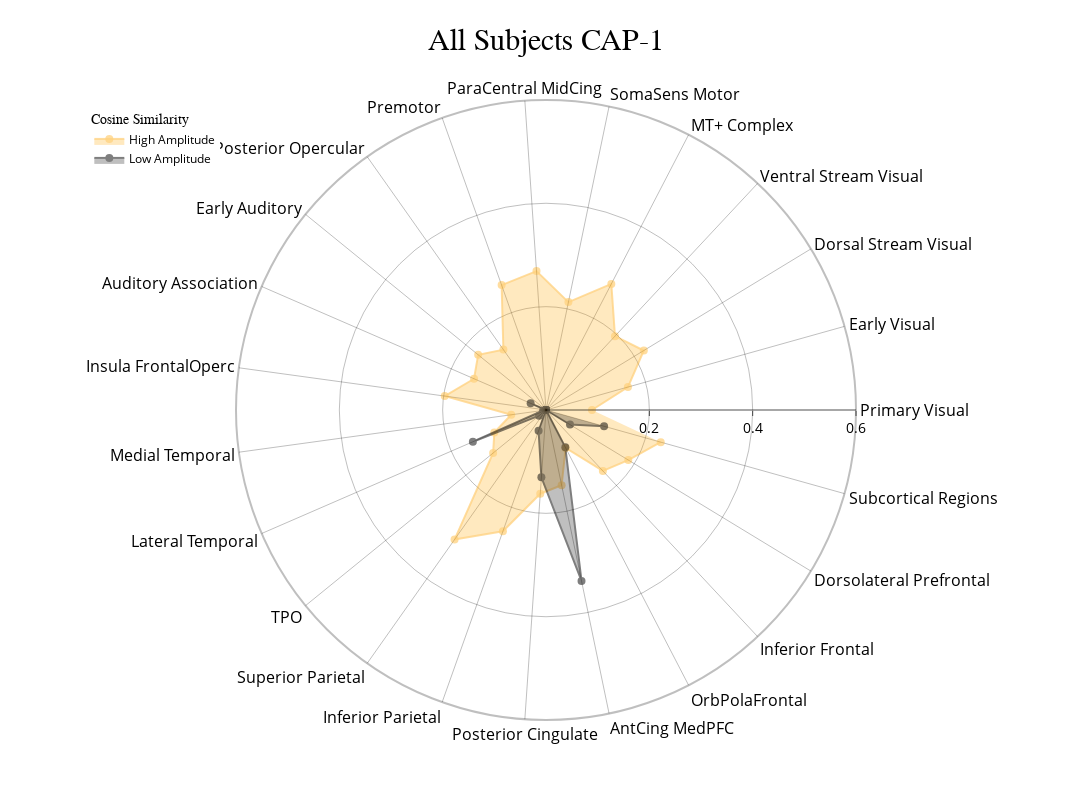
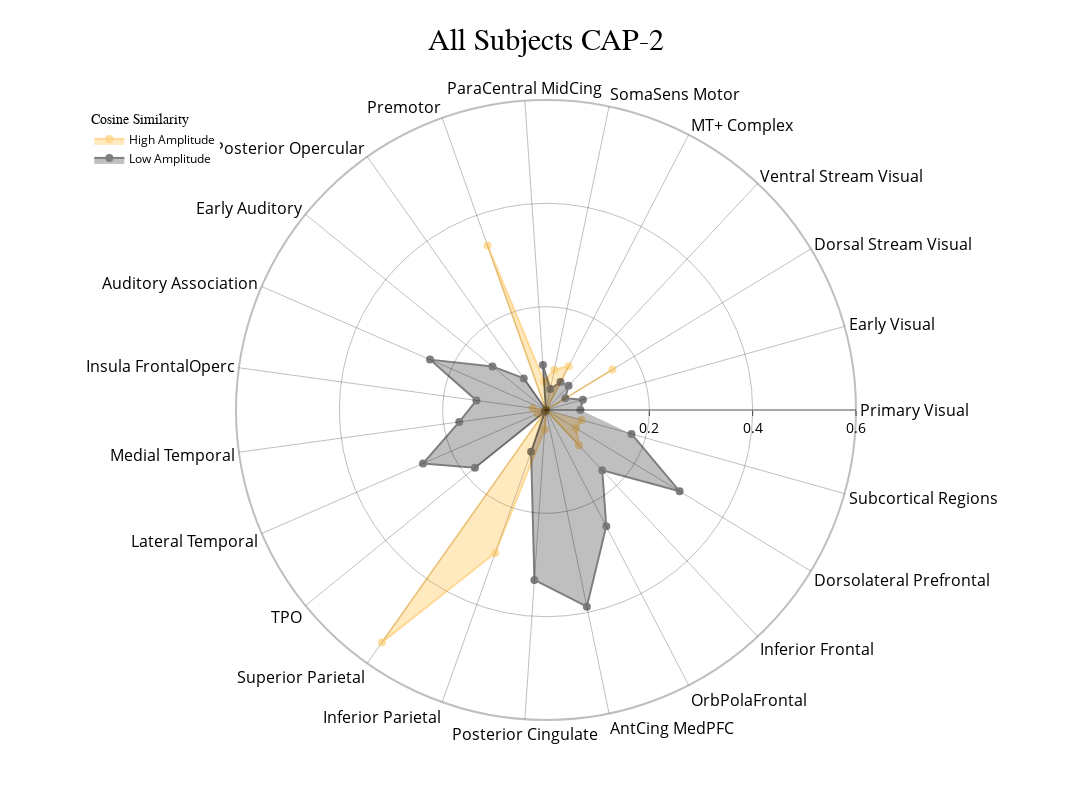
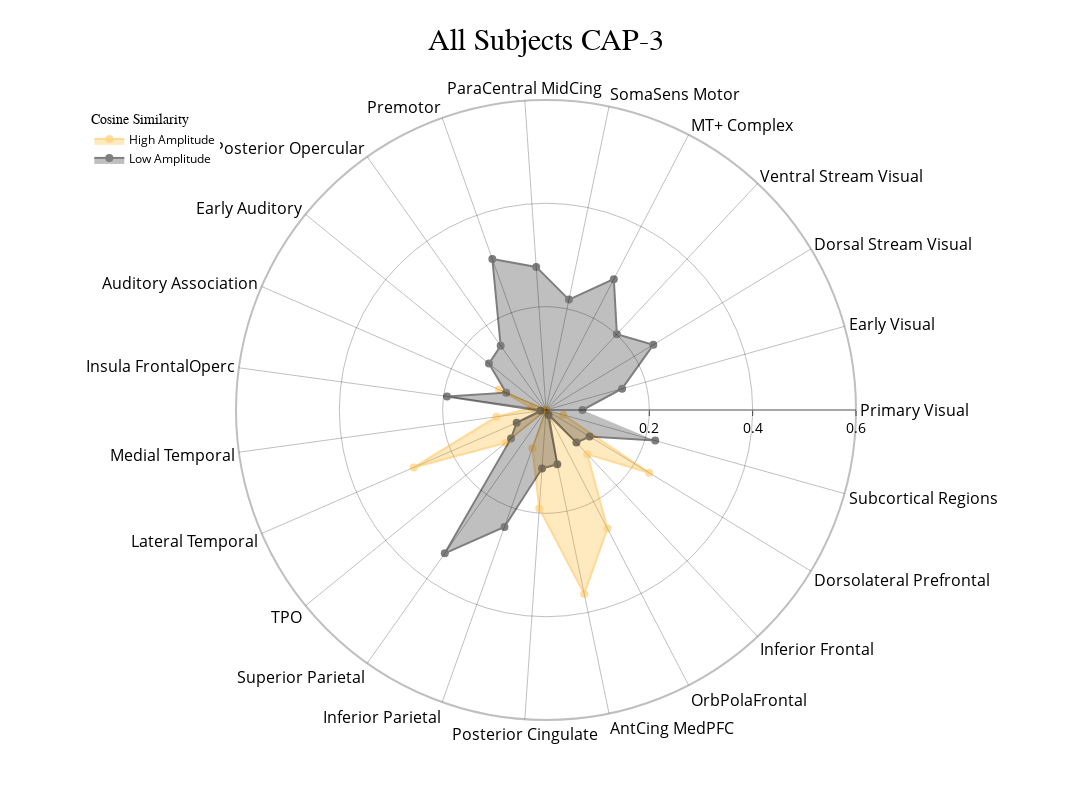
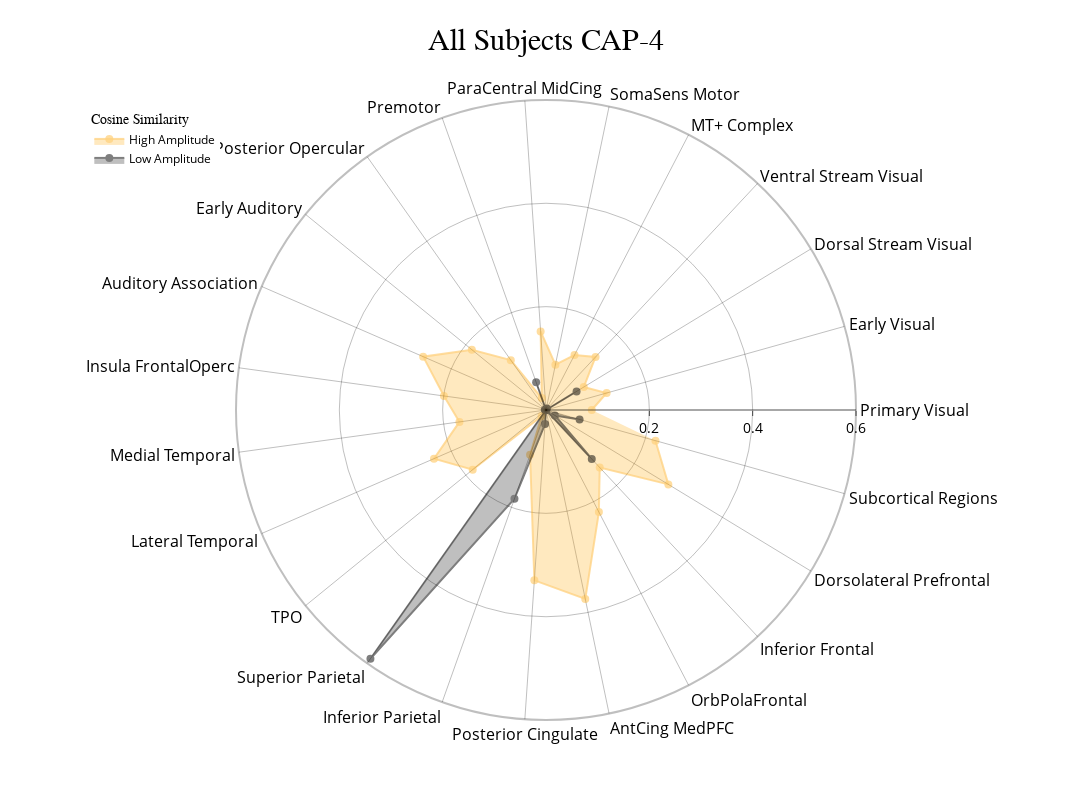

The notebook cell these images were saved under, in order:
### Code cell
radialaxis = {
    "showline": True,
    "linewidth": 2,
    "linecolor": "rgba(0, 0, 0, 0.25)",
    "gridcolor": "rgba(0, 0, 0, 0.25)",
    "ticks": "outside",
    "tickfont": {"size": 14, "color": "black"},
    "range": [0, 0.6],
    "tickvals": [0.2, "", 0.4, "", 0.6],
}

color_discrete_map = {"High Amplitude": "rgba(255, 165, 0, 0.75)", "Low Amplitude": "black"}

plot_kwargs = PlotDefaults.caps2radar()
plot_kwargs.update(
    dict(radialaxis=radialaxis, fill="toself", color_discrete_map=color_discrete_map)
)

cap_analysis.caps2radar(
    use_scatterpolar=True, output_dir=output_dir, plot_output_format="html", **plot_kwargs
)

### Figure 1 — Plotly figure (JSON) as saved in the notebook; plotly's stock layout.template omitted (floating-point values rounded to 4 significant figures)
{"data": [{"connectgaps": true, "fill": "toself", "line": {"color": "rgba(255, 165, 0, 0.75)", "width": 2}, "marker": {"color": "rgba(255, 165, 0, 0.75)", "size": 8}, "mode": "markers+lines", "name": "High Amplitude", "opacity": 0.5, "r": [0.08903, 0.1647, 0.2216, 0.1956, 0.2748, 0.2133, 0.2696, 0.2565, 0.1431, 0.1693, 0.1519, 0.1978, 0.06795, 0.1091, 0.1319, 0.3069, 0.2491, 0.1624, 0.1487, 0.08266, 0.1613, 0.1864, 0.2306], "theta": ["Primary Visual", "Early Visual", "Dorsal Stream Visual", "Ventral Stream Visual", "MT+ Complex", "SomaSens Motor", "ParaCentral MidCing", "Premotor", "Posterior Opercular", "Early Auditory", "Auditory Association", "Insula FrontalOperc", "Medial Temporal", "Lateral Temporal", "TPO", "Superior Parietal", "Inferior Parietal", "Posterior Cingulate", "AntCing MedPFC", "OrbPolaFrontal", "Inferior Frontal", "Dorsolateral Prefrontal", "Subcortical Regions"], "type": "scatterpolar"}, {"connectgaps": true, "fill": "toself", "line": {"color": "black", "width": 2}, "marker": {"color": "black", "size": 8}, "mode": "markers+lines", "name": "Low Amplitude", "opacity": 0.5, "r": [0, 0, 0, 0, 0, 0, 0, 0, 0, 0, 0.03242, 0, 0.005571, 0.1543, 0.0173, 0, 0.04285, 0.1307, 0.338, 0.08128, 0, 0.05434, 0.1168], "theta": ["Primary Visual", "Early Visual", "Dorsal Stream Visual", "Ventral Stream Visual", "MT+ Complex", "SomaSens Motor", "ParaCentral MidCing", "Premotor", "Posterior Opercular", "Early Auditory", "Auditory Association", "Insula FrontalOperc", "Medial Temporal", "Lateral Temporal", "TPO", "Superior Parietal", "Inferior Parietal", "Posterior Cingulate", "AntCing MedPFC", "OrbPolaFrontal", "Inferior Frontal", "Dorsolateral Prefrontal", "Subcortical Regions"], "type": "scatterpolar"}], "layout": {"height": 800, "legend": {"font": {"color": "black", "size": 12}, "title": {"font": {"family": "Times New Roman"}, "text": "Cosine Similarity"}, "x": 0.01, "xanchor": "left", "y": 0.99, "yanchor": "top"}, "polar": {"angularaxis": {"gridcolor": "rgba(0, 0, 0, 0.25)", "linecolor": "rgba(0, 0, 0, 0.25)", "linewidth": 2, "showline": true, "tickfont": {"color": "black", "size": 16}}, "bgcolor": "white", "radialaxis": {"gridcolor": "rgba(0, 0, 0, 0.25)", "linecolor": "rgba(0, 0, 0, 0.25)", "linewidth": 2, "range": [0, 0.6], "showline": true, "tickfont": {"color": "black", "size": 14}, "ticks": "outside", "tickvals": [0.2, "", 0.4, "", 0.6]}}, "showlegend": true, "title": {"font": {"color": "black", "family": "Times New Roman", "size": 30}, "text": "All Subjects CAP-1", "x": 0.5}, "width": 1200}}

### Figure 2 — Plotly figure (JSON) as saved in the notebook; plotly's stock layout.template omitted (floating-point values rounded to 4 significant figures)
{"data": [{"connectgaps": true, "fill": "toself", "line": {"color": "rgba(255, 165, 0, 0.75)", "width": 2}, "marker": {"color": "rgba(255, 165, 0, 0.75)", "size": 8}, "mode": "markers+lines", "name": "High Amplitude", "opacity": 0.5, "r": [0, 0, 0.1505, 0, 0.09528, 0.07964, 0.05541, 0.3379, 0, 0, 0, 0.02625, 0, 0.01764, 0, 0.5506, 0.2936, 0.03793, 0, 0, 0.09339, 0.06802, 0.07133], "theta": ["Primary Visual", "Early Visual", "Dorsal Stream Visual", "Ventral Stream Visual", "MT+ Complex", "SomaSens Motor", "ParaCentral MidCing", "Premotor", "Posterior Opercular", "Early Auditory", "Auditory Association", "Insula FrontalOperc", "Medial Temporal", "Lateral Temporal", "TPO", "Superior Parietal", "Inferior Parietal", "Posterior Cingulate", "AntCing MedPFC", "OrbPolaFrontal", "Inferior Frontal", "Dorsolateral Prefrontal", "Subcortical Regions"], "type": "scatterpolar"}, {"connectgaps": true, "fill": "toself", "line": {"color": "black", "width": 2}, "marker": {"color": "black", "size": 8}, "mode": "markers+lines", "name": "Low Amplitude", "opacity": 0.5, "r": [0.06659, 0.0741, 0.04363, 0.06391, 0.06113, 0.04129, 0.08711, 0, 0.07478, 0.1336, 0.2448, 0.1359, 0.1693, 0.2594, 0.1773, 0.003957, 0.08594, 0.3296, 0.3887, 0.2535, 0.1595, 0.3027, 0.1718], "theta": ["Primary Visual", "Early Visual", "Dorsal Stream Visual", "Ventral Stream Visual", "MT+ Complex", "SomaSens Motor", "ParaCentral MidCing", "Premotor", "Posterior Opercular", "Early Auditory", "Auditory Association", "Insula FrontalOperc", "Medial Temporal", "Lateral Temporal", "TPO", "Superior Parietal", "Inferior Parietal", "Posterior Cingulate", "AntCing MedPFC", "OrbPolaFrontal", "Inferior Frontal", "Dorsolateral Prefrontal", "Subcortical Regions"], "type": "scatterpolar"}], "layout": {"height": 800, "legend": {"font": {"color": "black", "size": 12}, "title": {"font": {"family": "Times New Roman"}, "text": "Cosine Similarity"}, "x": 0.01, "xanchor": "left", "y": 0.99, "yanchor": "top"}, "polar": {"angularaxis": {"gridcolor": "rgba(0, 0, 0, 0.25)", "linecolor": "rgba(0, 0, 0, 0.25)", "linewidth": 2, "showline": true, "tickfont": {"color": "black", "size": 16}}, "bgcolor": "white", "radialaxis": {"gridcolor": "rgba(0, 0, 0, 0.25)", "linecolor": "rgba(0, 0, 0, 0.25)", "linewidth": 2, "range": [0, 0.6], "showline": true, "tickfont": {"color": "black", "size": 14}, "ticks": "outside", "tickvals": [0.2, "", 0.4, "", 0.6]}}, "showlegend": true, "title": {"font": {"color": "black", "family": "Times New Roman", "size": 30}, "text": "All Subjects CAP-2", "x": 0.5}, "width": 1200}}

### Figure 3 — Plotly figure (JSON) as saved in the notebook; plotly's stock layout.template omitted (floating-point values rounded to 4 significant figures)
{"data": [{"connectgaps": true, "fill": "toself", "line": {"color": "rgba(255, 165, 0, 0.75)", "width": 2}, "marker": {"color": "rgba(255, 165, 0, 0.75)", "size": 8}, "mode": "markers+lines", "name": "High Amplitude", "opacity": 0.5, "r": [0, 0, 0, 0, 0, 0, 0, 0, 0, 0, 0.09927, 0.02846, 0.09672, 0.2792, 0.101, 0, 0.07881, 0.1912, 0.3637, 0.2585, 0.1175, 0.2337, 0.03467], "theta": ["Primary Visual", "Early Visual", "Dorsal Stream Visual", "Ventral Stream Visual", "MT+ Complex", "SomaSens Motor", "ParaCentral MidCing", "Premotor", "Posterior Opercular", "Early Auditory", "Auditory Association", "Insula FrontalOperc", "Medial Temporal", "Lateral Temporal", "TPO", "Superior Parietal", "Inferior Parietal", "Posterior Cingulate", "AntCing MedPFC", "OrbPolaFrontal", "Inferior Frontal", "Dorsolateral Prefrontal", "Subcortical Regions"], "type": "scatterpolar"}, {"connectgaps": true, "fill": "toself", "line": {"color": "black", "width": 2}, "marker": {"color": "black", "size": 8}, "mode": "markers+lines", "name": "Low Amplitude", "opacity": 0.5, "r": [0.07063, 0.1529, 0.2431, 0.2009, 0.2853, 0.2183, 0.2776, 0.3102, 0.1521, 0.1423, 0.08401, 0.1934, 0.01086, 0.06184, 0.0872, 0.3397, 0.2403, 0.1135, 0.1073, 0.0109, 0.08634, 0.09873, 0.2195], "theta": ["Primary Visual", "Early Visual", "Dorsal Stream Visual", "Ventral Stream Visual", "MT+ Complex", "SomaSens Motor", "ParaCentral MidCing", "Premotor", "Posterior Opercular", "Early Auditory", "Auditory Association", "Insula FrontalOperc", "Medial Temporal", "Lateral Temporal", "TPO", "Superior Parietal", "Inferior Parietal", "Posterior Cingulate", "AntCing MedPFC", "OrbPolaFrontal", "Inferior Frontal", "Dorsolateral Prefrontal", "Subcortical Regions"], "type": "scatterpolar"}], "layout": {"height": 800, "legend": {"font": {"color": "black", "size": 12}, "title": {"font": {"family": "Times New Roman"}, "text": "Cosine Similarity"}, "x": 0.01, "xanchor": "left", "y": 0.99, "yanchor": "top"}, "polar": {"angularaxis": {"gridcolor": "rgba(0, 0, 0, 0.25)", "linecolor": "rgba(0, 0, 0, 0.25)", "linewidth": 2, "showline": true, "tickfont": {"color": "black", "size": 16}}, "bgcolor": "white", "radialaxis": {"gridcolor": "rgba(0, 0, 0, 0.25)", "linecolor": "rgba(0, 0, 0, 0.25)", "linewidth": 2, "range": [0, 0.6], "showline": true, "tickfont": {"color": "black", "size": 14}, "ticks": "outside", "tickvals": [0.2, "", 0.4, "", 0.6]}}, "showlegend": true, "title": {"font": {"color": "black", "family": "Times New Roman", "size": 30}, "text": "All Subjects CAP-3", "x": 0.5}, "width": 1200}}

### Figure 4 — Plotly figure (JSON) as saved in the notebook; plotly's stock layout.template omitted (floating-point values rounded to 4 significant figures)
{"data": [{"connectgaps": true, "fill": "toself", "line": {"color": "rgba(255, 165, 0, 0.75)", "width": 2}, "marker": {"color": "rgba(255, 165, 0, 0.75)", "size": 8}, "mode": "markers+lines", "name": "High Amplitude", "opacity": 0.5, "r": [0.0886, 0.1219, 0.08555, 0.1406, 0.1198, 0.08962, 0.1524, 0.02453, 0.1181, 0.1851, 0.2592, 0.1994, 0.1691, 0.2364, 0.1829, 0.01484, 0.09211, 0.3305, 0.3736, 0.2225, 0.1523, 0.2772, 0.2201], "theta": ["Primary Visual", "Early Visual", "Dorsal Stream Visual", "Ventral Stream Visual", "MT+ Complex", "SomaSens Motor", "ParaCentral MidCing", "Premotor", "Posterior Opercular", "Early Auditory", "Auditory Association", "Insula FrontalOperc", "Medial Temporal", "Lateral Temporal", "TPO", "Superior Parietal", "Inferior Parietal", "Posterior Cingulate", "AntCing MedPFC", "OrbPolaFrontal", "Inferior Frontal", "Dorsolateral Prefrontal", "Subcortical Regions"], "type": "scatterpolar"}, {"connectgaps": true, "fill": "toself", "line": {"color": "black", "width": 2}, "marker": {"color": "black", "size": 8}, "mode": "markers+lines", "name": "Low Amplitude", "opacity": 0.5, "r": [0, 0, 0.06927, 0, 0.003474, 0, 0, 0.05701, 0, 0, 0, 0.002352, 0, 0, 0, 0.5893, 0.1823, 0.02729, 0, 0, 0.1298, 0.02009, 0.06751], "theta": ["Primary Visual", "Early Visual", "Dorsal Stream Visual", "Ventral Stream Visual", "MT+ Complex", "SomaSens Motor", "ParaCentral MidCing", "Premotor", "Posterior Opercular", "Early Auditory", "Auditory Association", "Insula FrontalOperc", "Medial Temporal", "Lateral Temporal", "TPO", "Superior Parietal", "Inferior Parietal", "Posterior Cingulate", "AntCing MedPFC", "OrbPolaFrontal", "Inferior Frontal", "Dorsolateral Prefrontal", "Subcortical Regions"], "type": "scatterpolar"}], "layout": {"height": 800, "legend": {"font": {"color": "black", "size": 12}, "title": {"font": {"family": "Times New Roman"}, "text": "Cosine Similarity"}, "x": 0.01, "xanchor": "left", "y": 0.99, "yanchor": "top"}, "polar": {"angularaxis": {"gridcolor": "rgba(0, 0, 0, 0.25)", "linecolor": "rgba(0, 0, 0, 0.25)", "linewidth": 2, "showline": true, "tickfont": {"color": "black", "size": 16}}, "bgcolor": "white", "radialaxis": {"gridcolor": "rgba(0, 0, 0, 0.25)", "linecolor": "rgba(0, 0, 0, 0.25)", "linewidth": 2, "range": [0, 0.6], "showline": true, "tickfont": {"color": "black", "size": 14}, "ticks": "outside", "tickvals": [0.2, "", 0.4, "", 0.6]}}, "showlegend": true, "title": {"font": {"color": "black", "family": "Times New Roman", "size": 30}, "text": "All Subjects CAP-4", "x": 0.5}, "width": 1200}}
